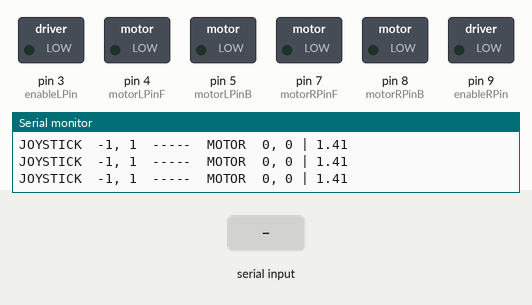
Bench run of a sketch on a simulated Arduino Uno, built with avr-gcc and run on an emulated ATmega328P. Shown: switched loads named in the sketch (green lamp = pin HIGH), the last lines printed to the serial monitor. Inputs (shaded band) come from the test bench.

Above: at 1.2 s.
1.3 s: "," received over Serial
At 2.3 s:
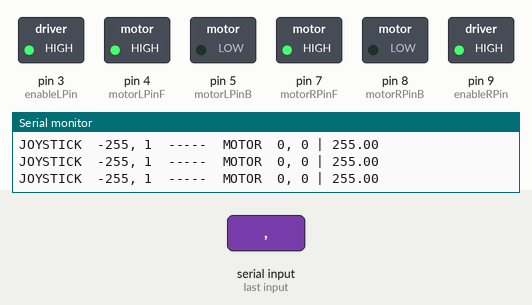
2.8 s: "90,45,200\n" received over Serial
At 3.3 s:
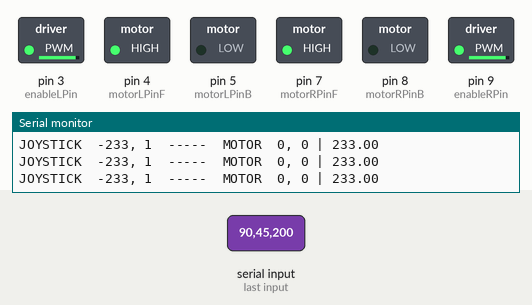
4.3 s: "30,150,10\n" received over Serial
At 5.5 s:
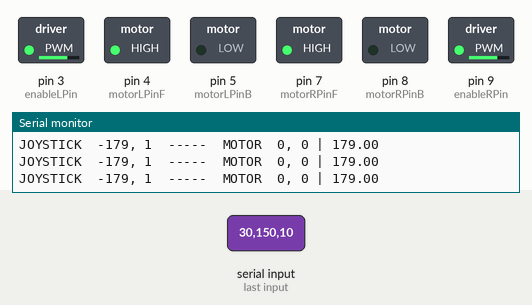
5.8 s: "30,150,10,200,45,90\n" received over Serial
At 6.6 s:
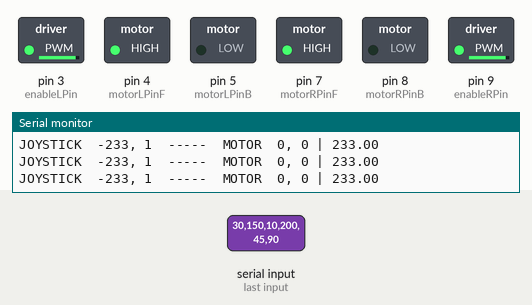
8.8 s: "90,45,200,10,150,30\n" received over Serial
At 9.2 s:
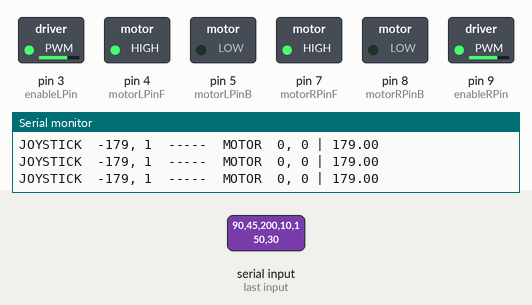
Timing chart, 0 to 11.8 s (numbered marks = the images above; inputs shaded):
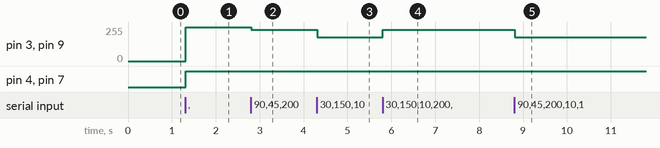

Measured:
- after the input at 1.3 s, pin 3 (enableLPin), pin 9 (enableRPin): 0/255 → 255/255 at once; pin 4 (motorLPinF), pin 7 (motorRPinF): LOW → HIGH at once
- after the input at 2.8 s, pin 3 (enableLPin), pin 9 (enableRPin): 255/255 → 233/255 at once
- after the input at 4.3 s, pin 3 (enableLPin), pin 9 (enableRPin): 233/255 → 179/255 at once
- after the input at 5.8 s, pin 3 (enableLPin), pin 9 (enableRPin): 179/255 → 233/255 at once
- after the input at 8.8 s, pin 3 (enableLPin), pin 9 (enableRPin): 233/255 → 179/255 at once

The sketch:

MichaelCarScript.ino
```cpp
int enableLPin = 3; // pin 1 on L293D IC
int enableRPin = 9; // pin 9 on L293D IC

int motorLPinF = 4; // pin 2 on L293D IC
int motorLPinB = 5; // pin 7 on L293D IC

int motorRPinF = 7; // pin 10 on L293D IC
int motorRPinB = 8; // pin 15 on L293D IC

int motorL = 0;
int motorR = 0;

int xReading = 0;
int yReading = 0;

//Default values in case of communication failure so the car remins stationary
int xReadingBT = 499;
int yReadingBT = 499;

//Character used to temporarily store value sent over bluetooth
char c;
//Used to store entire instructions for the car
String instruction = "";
//Temporarily store parts of the instructions of the car
String readData;

//Magnitude of velocity the car should have
float v;

int flag = 0;      //makes sure that the serial only prints once the state
int stateStop = 0;
int counter = 0;

void setup() {

  //in the motor pin naming scheme, L is for left, R for right, F for forwards and B for backwards
  pinMode(motorLPinF, OUTPUT);
  pinMode(motorLPinB, OUTPUT);

  pinMode(motorRPinF, OUTPUT);
  pinMode(motorRPinB, OUTPUT);

  pinMode(enableLPin, OUTPUT);
  pinMode(enableRPin, OUTPUT);

  // initialize serial communication at 38400 bits per second:
  Serial.begin(38400);
}

void loop() {
  //if some date is sent, reads it and saves in state
  flag=0;

  while (Serial.available()>0)
  {
    //Reading the character sent by the controller
    c = Serial.read();
    //building the instruction as it receives characters
    instruction+=c;
    //Determines whether the character is a separator. if it isn't then it must be part of a reading
    if (c!=',' && c!='E')
    {
      readData += c;
    }
    //Used to separate readings. Once it encounters this character it knows that the first reading is received
    else if (c==',')
    {
      //if statement used to ignore any values that don't fall within the range of 0-999
      if (readData.toInt() <= 999 and readData.toInt() >= 0)
      {
        xReadingBT = readData.toInt();
      }
      //wipes readData so that it is ready to receive the second reading
      readData = "";
    }
    //the E character is used to denote the end of an instruction. This means the secod reading is received and useable
    else if (c=='E')
    {
      if (readData.toInt() <= 999 and readData.toInt() >= 0)
      {
        yReadingBT = readData.toInt();
      }
      readData="";
      //Used for
      for (int i = 0;  i+instruction.length() < 9; i++)
      {
        //Serial.print(" ");
      }
      //alerts the program that an instruction was successfully received
      flag = 1;
      //wipes instruction, ready for the next one
      instruction = "";
      break;
    }


  }
  if (flag == 0)
    {
      //Serial.print("         ");
    }


  //xReading and yReading have a range of 0 - 1023, but to understand the code easier I have mapped it to the range -255 - 255
  xReading = map(xReadingBT, 0, 999, -255, 255);
  yReading = -(map(yReadingBT, 0, 999, -255, 255));
  //Serial.print("(" + String(xReadingBT) + ", " + String(yReadingBT) + ") ");

  //vRaw is the distance of the joystick from the rest position. This is used to determine the speed at which to move the robot (v).
  v = sqrt(pow(yReading,2) + pow(xReading,2));
  if (v>255)
  {
    v=255;
  }


//  //Different steering quadrants for the joystick
//  if (xReading >= 0 && yReading >= 0)
//  {
//      motorL = v;
//      motorR = v - xReading;
//  }
//
//  else if (xReading < 0 && yReading >= 0)
//  {
//      motorL = v + xReading;
//      motorR = v;
//  }
//
//  else if (xReading >= 0 && yReading < 0)
//  {
//      motorL = -v + xReading;
//      motorR = -v;
//  }
//
//  else if (xReading < 0 && yReading < 0)
//  {
//      motorL = -v;
//      motorR = -v -xReading;
//  }

    //Different steering quadrants for the joystick

    //Top quadrant
//  if (yReading >= xReading && yReading >= -xReading)
//  {
//    Serial.print("T ");
//      motorL = v;
//      motorR = v;
//  }
//  //Bottom quadrant
//  else if (yReading < xReading && yReading < -xReading)
//  {
//    Serial.print("B ");
//      motorL = v;
//      motorR = v;
//  }
//  //Left quadrant
//  else if (yReading <= -xReading && yReading >= xReading)
//  {
//    Serial.print("L ");
//      motorL = v;
//      motorR = v;
//  }
//  //Right quadrant
//  else if (yReading > -xReading && yReading < xReading)
//  {
//    Serial.print("R ");
//      motorL = v;
//      motorR = v;
//  }


  //the joystick rests slightly off of (0,0), so this means that if it isn't more
  //than 10 away from the centre then the robot should stay at rest

  if (v>50)
  {
    //if statements to determine which pins to set
    //high depending on the speed set to each motor
      motorL = -motorL;
      if (motorL >= 0)
        {
          digitalWrite(motorLPinF, HIGH);
          digitalWrite(motorLPinB, LOW);

        }
        else if (motorL <0)
        {
          digitalWrite(motorLPinF, LOW);
          digitalWrite(motorLPinB, HIGH);
        }
        if (motorR >= 0)
        {
          digitalWrite(motorRPinF, HIGH);
          digitalWrite(motorRPinB, LOW);

        }
        else if (motorR <0)
        {
          digitalWrite(motorRPinF, LOW);
          digitalWrite(motorRPinB, HIGH);
        }

        //used to cap the motor speed and direction between the ranges of -255 and 255
        if (abs(motorL)>=255)
        {
          motorL = 255* motorL / abs(motorL);
        }
        if (abs(motorR)>=255)
        {
          motorR = 255* motorR / abs(motorR);
        }

        analogWrite(enableLPin, abs(v));
        analogWrite(enableRPin, abs(v));

  }
  //makes the robot stay at rest if the joystickis at rest
  else
  {
      digitalWrite(motorLPinF, LOW);
      digitalWrite(motorLPinB, LOW);
      digitalWrite(motorRPinF, LOW);
      digitalWrite(motorRPinB, LOW);
      motorL = 0;
      motorR = 0;
  }


  //Used to monitor what the controller is sending vs what the car is receiving and doing
  Serial.print("JOYSTICK  ");
  Serial.print(xReading);
  Serial.print(", ");
  Serial.print(yReading);
  Serial.print("  -----  ");

  Serial.print("MOTOR  ");
  Serial.print(motorL);
  Serial.print(", ");
  Serial.print(motorR);
  Serial.print(" | ");
  Serial.print(v);
  Serial.println("");
}
```
